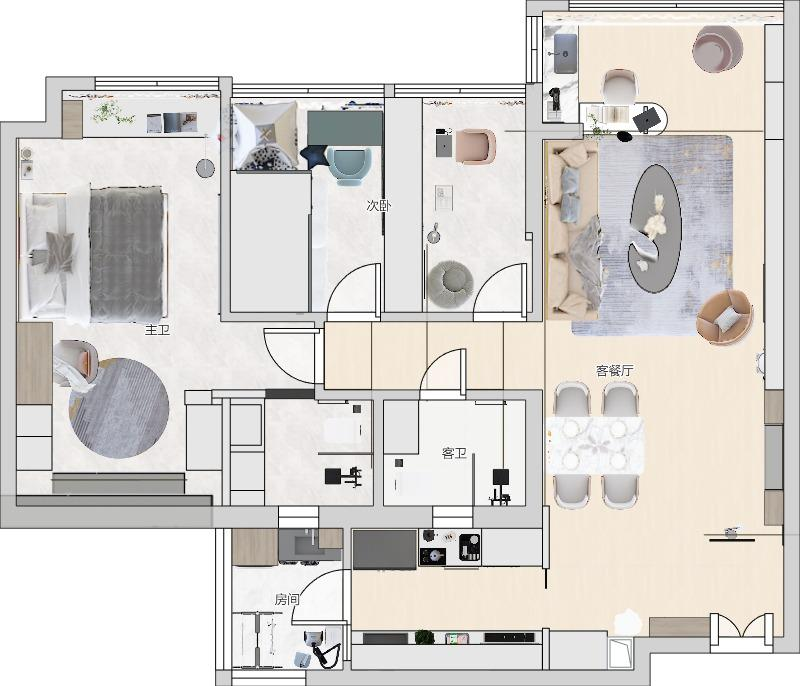
#> input picture examples/qwen_image/model_inference/infer_results/scheme_1540780_sample_0000_00_condition.jpg, 800 x 686 px; its folder holds only this picture in this run
$ python furniture_removal.py --input-image qwen_image/model_inference/infer_results/scheme_1540780_sample_0000_00_condition.jpg
#> lines starting #> are read from the running program, lines starting #| are printed output that depends on the picture
#!/usr/bin/env python3
"""
户型图家具移除脚本
从GT图中自动去除家具，保留纯结构信息
"""

import cv2
import numpy as np
from PIL import Image
import argparse
from pathlib import Path


def remove_furniture_morphology(image_path, output_path, kernel_size=5):
    """
    方法1：基于形态学操作的家具移除
    保留主要结构（墙体、门窗），移除非结构元素
    """
#> called with kernel_size = 5
    img = cv2.imread(str(image_path), cv2.IMREAD_GRAYSCALE)
#> img: shape (686, 800); min 0, max 255, mean 213.6

    if img is None:
        print(f"⚠️  无法读取图像: {image_path}")
        return False

    # 图像反转（墙体是黑色时）
    # 可根据实际图像调整
    # img = cv2.bitwise_not(img)

    # 应用闭运算（先膨胀后腐蚀）- 连接断裂的线，填充小孔
    kernel = cv2.getStructuringElement(cv2.MORPH_RECT, (kernel_size, kernel_size))
    closed = cv2.morphologyEx(img, cv2.MORPH_CLOSE, kernel, iterations=2)
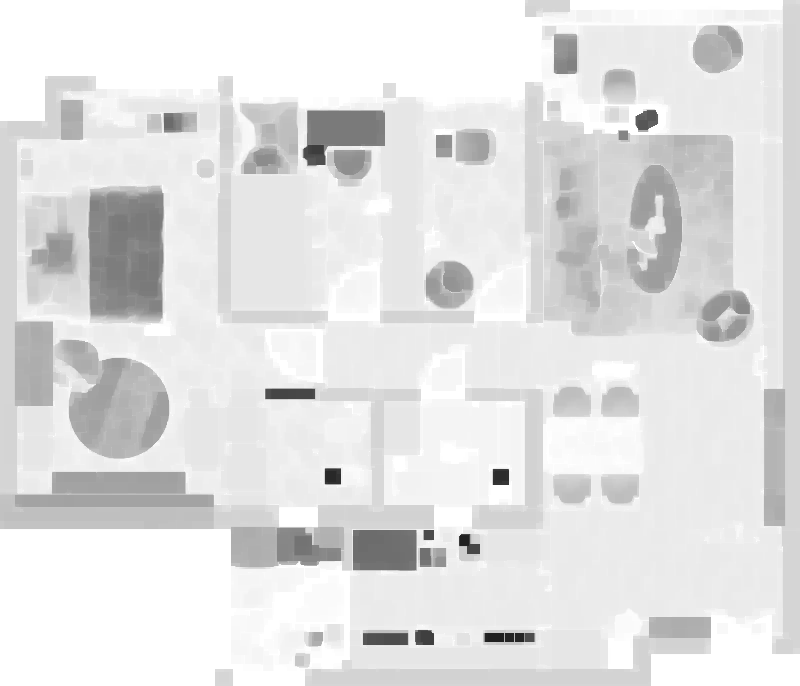
#> closed: shape (686, 800); min 31, max 255, mean 225.7

    # 应用开运算（先腐蚀后膨胀）- 移除小对象（家具细节）
    opened = cv2.morphologyEx(closed, cv2.MORPH_OPEN, kernel, iterations=1)

    # 保存结果
    cv2.imwrite(str(output_path), opened)
    print(f"✓ 已保存: {output_path}")
    return True


# [91 lines left out: functions remove_furniture_contour, remove_furniture_inpainting, batch_process, not called in this run]


def main():
    parser = argparse.ArgumentParser(description="户型图家具移除工具")

    parser.add_argument(
        "--input-dir",
        type=str,
        default="./",
        help="输入GT图像目录"
    )
    parser.add_argument(
        "--output-dir",
        type=str,
        default="./gt_no_furniture",
        help="输出目录"
    )
    parser.add_argument(
        "--method",
        type=str,
        choices=['morphology', 'contour', 'inpainting'],
        default='morphology',
        help="家具移除方法: morphology(形态学), contour(轮廓), inpainting(修复)"
    )
    parser.add_argument(
        "--input-image",
        type=str,
        default=None,
        help="单个图像处理（处理单个文件而非整个目录）"
    )
    parser.add_argument(
        "--output-image",
        type=str,
        default=None,
        help="单个图像输出路径"
    )

    args = parser.parse_args()

    print(f"""
╔═══════════════════════════════════════════════════════════════╗
║              户型图家具移除工具 v1.0                         ║
║              Furniture Removal for Floor Plans               ║
╚═══════════════════════════════════════════════════════════════╝

当前方法: {args.method}

方法说明:
  - morphology: 形态学运算，快速简洁 ✓ 推荐首选
  - contour:    轮廓分析，精确度高
  - inpainting: 修复算法，效果逼真（需更多显存）

""")

    if args.input_image:
        # 处理单个图像
        output_img = args.output_image or Path(args.input_image).stem + "_no_furniture.png"

        if args.method == 'morphology':
            remove_furniture_morphology(args.input_image, output_img)
        elif args.method == 'contour':
            remove_furniture_contour(args.input_image, output_img)
        elif args.method == 'inpainting':
            remove_furniture_inpainting(args.input_image, output_img)
    else:
        # 批量处理目录
        batch_process(args.input_dir, args.output_dir, args.method)


if __name__ == "__main__":
    main()

$ run again, on examples/qwen_image/model_inference/infer_results1/scheme_1540780_sample_0001_01_generated.jpg
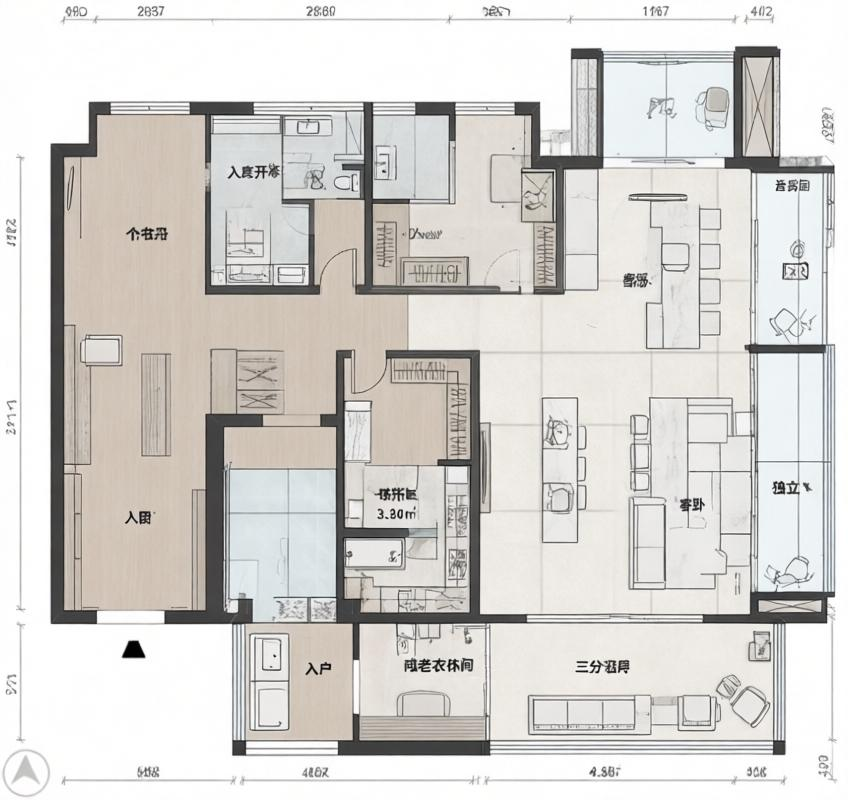
#> input picture examples/qwen_image/model_inference/infer_results1/scheme_1540780_sample_0001_01_generated.jpg, 848 x 800 px
#> in remove_furniture_morphology, `closed = cv2.morphologyEx(img, cv2.MORPH_CLOSE, kernel, iterations=2)`:
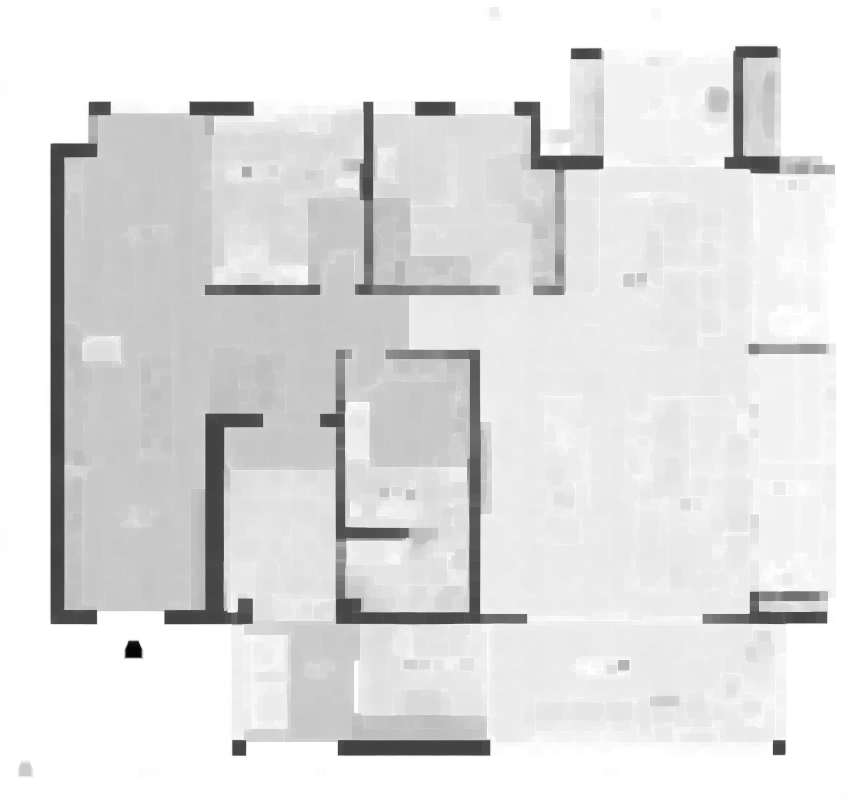
#> closed: shape (800, 848); min 5, max 255, mean 224.1

$ run again, on examples/qwen_image/model_inference/infer_results_test/scheme_1419432_sample_0007_00_condition.jpg
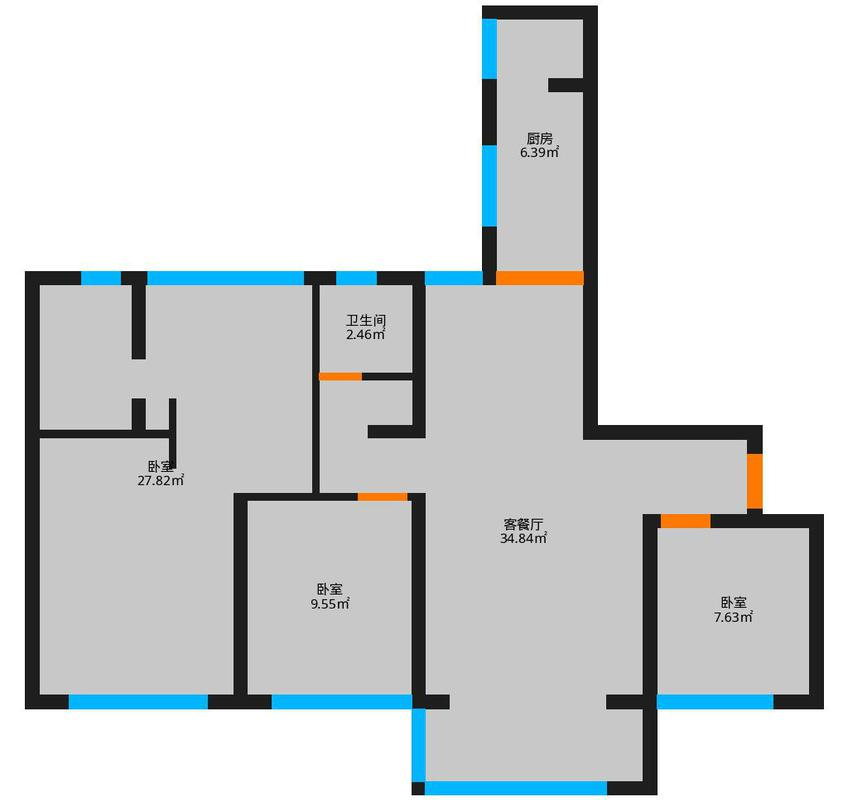
#> input picture examples/qwen_image/model_inference/infer_results_test/scheme_1419432_sample_0007_00_condition.jpg, 848 x 800 px
#> in remove_furniture_morphology, `img = cv2.imread(str(image_path), cv2.IMREAD_GRAYSCALE)`:
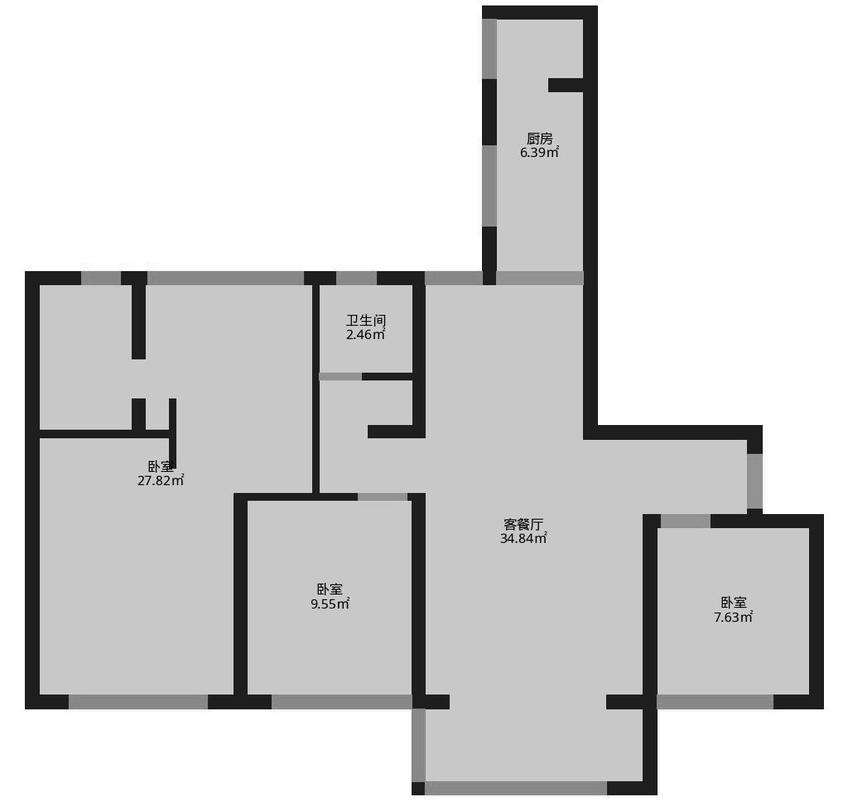
#> img: shape (800, 848); min 0, max 255, mean 211.4

$ run again, on examples/qwen_image/model_inference/infer_results_test/scheme_1419432_sample_0007_01_generated.jpg
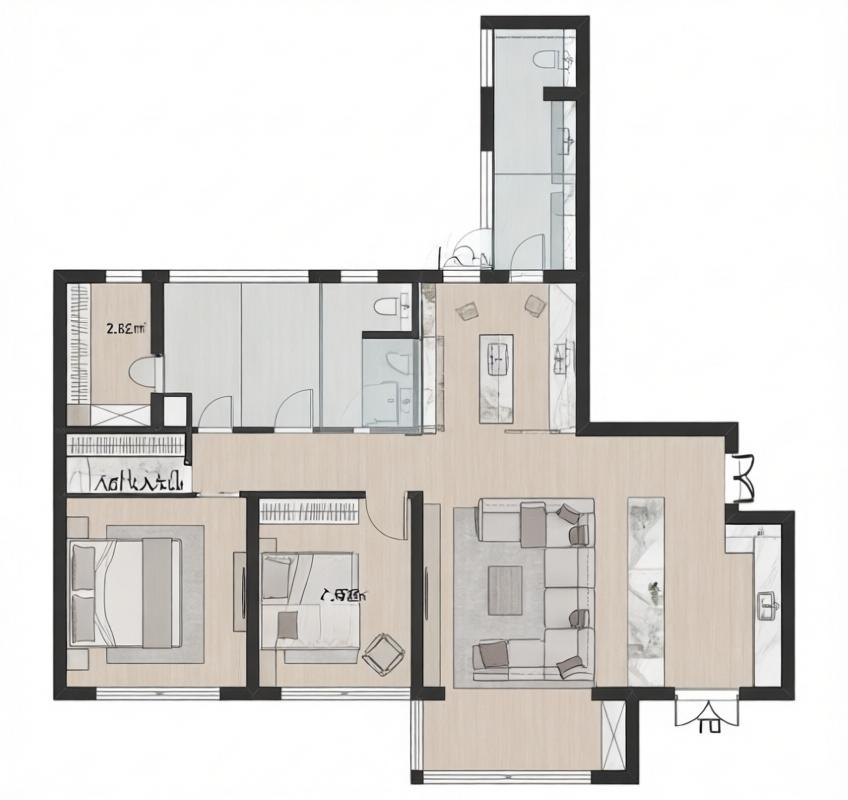
#> input picture examples/qwen_image/model_inference/infer_results_test/scheme_1419432_sample_0007_01_generated.jpg, 848 x 800 px
#> in remove_furniture_morphology, `closed = cv2.morphologyEx(img, cv2.MORPH_CLOSE, kernel, iterations=2)`:
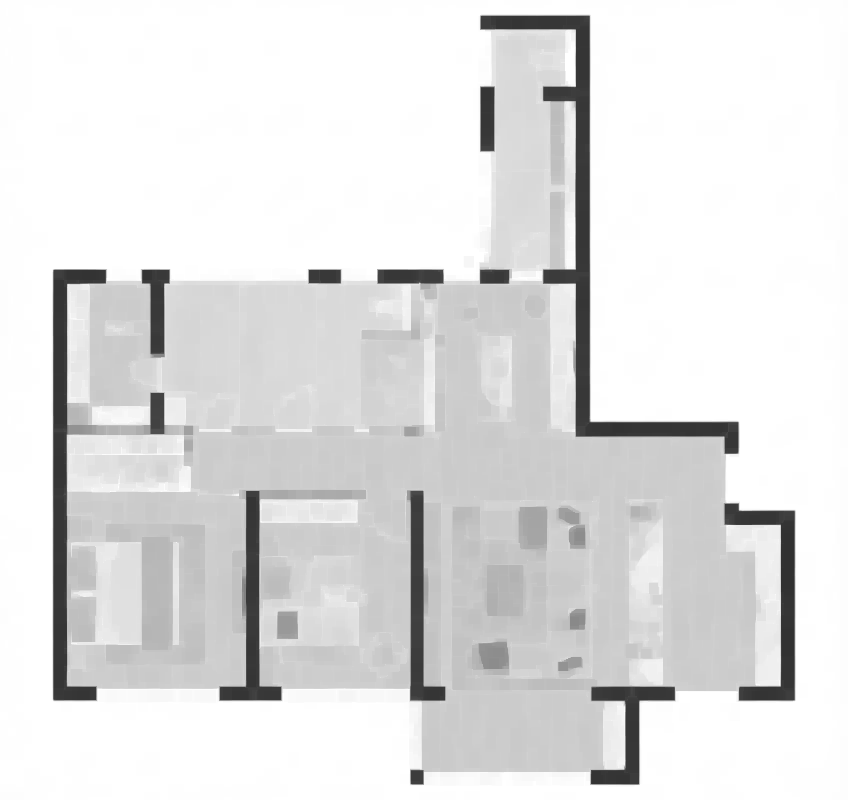
#> closed: shape (800, 848); min 49, max 255, mean 224.9

$ run again, on examples/qwen_image/model_inference/infer_results/scheme_1820838_sample_0001_03_combined.jpg
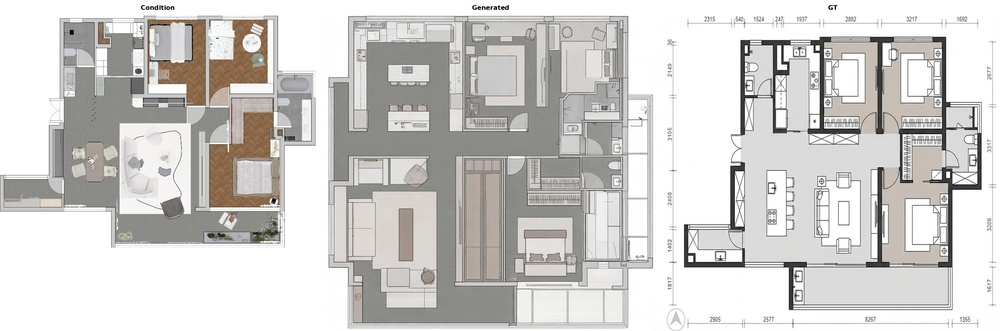
#> input picture examples/qwen_image/model_inference/infer_results/scheme_1820838_sample_0001_03_combined.jpg, 1000 x 331 px, shrunk from 2536 x 840 before the run
#> in remove_furniture_morphology, `img = cv2.imread(str(image_path), cv2.IMREAD_GRAYSCALE)`:
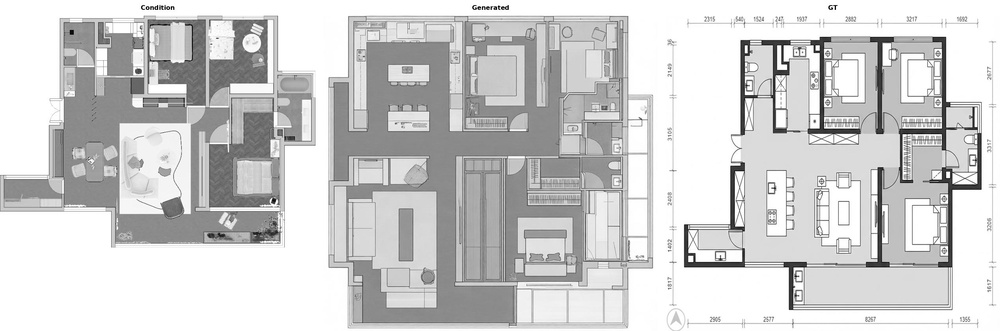
#> img: shape (331, 1000); min 0, max 255, mean 206.7
#> in remove_furniture_morphology, `closed = cv2.morphologyEx(img, cv2.MORPH_CLOSE, kernel, iterations=2)`:
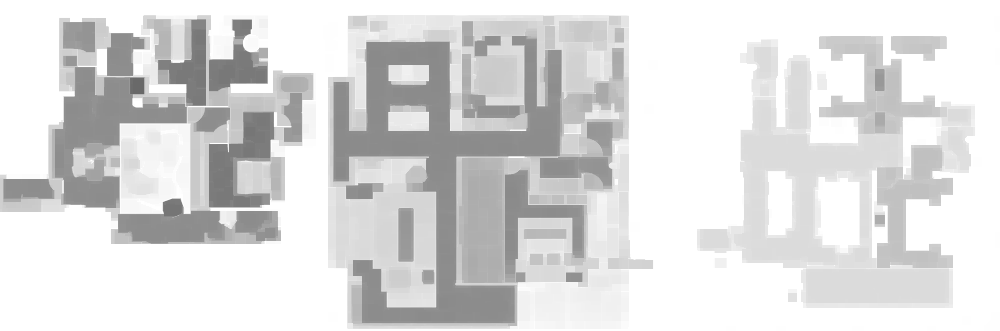
#> closed: shape (331, 1000); min 105, max 255, mean 220.2
